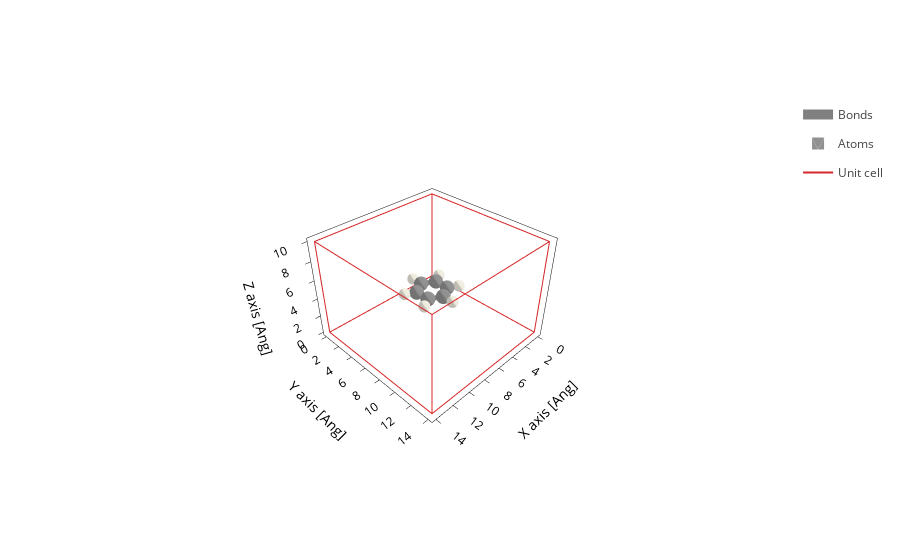

Notebook code for this chart:
### Code cell
molec.plot()

### Figure 1 — Plotly figure (JSON) as saved in the notebook; plotly's stock layout.template omitted (floating-point values rounded to 4 significant figures; data arrays with more than 128 entries replaced by an {"elided": "..."} marker saying what was removed)
{"data": [{"line": {"color": "gray", "width": 10}, "meta": {}, "mode": "lines", "name": "Bonds", "opacity": 1, "type": "scatter3d", "x": {"elided": "252 float values"}, "y": {"elided": "252 float values"}, "z": {"elided": "252 float values"}}, {"alphahull": 0, "color": "#909090", "hovertemplate": "%{meta.position}", "legendgroup": "Atoms", "meta": {"meta": {"Atoms_i": 0}, "position": "(8.23, 7.71, 5.00)"}, "name": "Atoms", "opacity": 1, "showlegend": true, "showscale": false, "type": "mesh3d", "x": {"elided": "225 float values"}, "y": {"elided": "225 float values"}, "z": {"elided": "225 float values"}}, {"alphahull": 0, "color": "#EDEADE", "hovertemplate": "%{meta.position}", "legendgroup": "Atoms", "meta": {"meta": {"Atoms_i": 1}, "position": "(9.20, 8.27, 5.00)"}, "name": "Atoms", "opacity": 1, "showlegend": false, "showscale": false, "type": "mesh3d", "x": {"elided": "225 float values"}, "y": {"elided": "225 float values"}, "z": {"elided": "225 float values"}}, {"alphahull": 0, "color": "#909090", "hovertemplate": "%{meta.position}", "legendgroup": "Atoms", "meta": {"meta": {"Atoms_i": 2}, "position": "(7.00, 8.42, 5.00)"}, "name": "Atoms", "opacity": 1, "showlegend": false, "showscale": false, "type": "mesh3d", "x": {"elided": "225 float values"}, "y": {"elided": "225 float values"}, "z": {"elided": "225 float values"}}, {"alphahull": 0, "color": "#EDEADE", "hovertemplate": "%{meta.position}", "legendgroup": "Atoms", "meta": {"meta": {"Atoms_i": 3}, "position": "(7.00, 9.54, 5.00)"}, "name": "Atoms", "opacity": 1, "showlegend": false, "showscale": false, "type": "mesh3d", "x": {"elided": "225 float values"}, "y": {"elided": "225 float values"}, "z": {"elided": "225 float values"}}, {"alphahull": 0, "color": "#909090", "hovertemplate": "%{meta.position}", "legendgroup": "Atoms", "meta": {"meta": {"Atoms_i": 4}, "position": "(5.77, 7.71, 5.00)"}, "name": "Atoms", "opacity": 1, "showlegend": false, "showscale": false, "type": "mesh3d", "x": {"elided": "225 float values"}, "y": {"elided": "225 float values"}, "z": {"elided": "225 float values"}}, {"alphahull": 0, "color": "#EDEADE", "hovertemplate": "%{meta.position}", "legendgroup": "Atoms", "meta": {"meta": {"Atoms_i": 5}, "position": "(4.80, 8.27, 5.00)"}, "name": "Atoms", "opacity": 1, "showlegend": false, "showscale": false, "type": "mesh3d", "x": {"elided": "225 float values"}, "y": {"elided": "225 float values"}, "z": {"elided": "225 float values"}}, {"alphahull": 0, "color": "#909090", "hovertemplate": "%{meta.position}", "legendgroup": "Atoms", "meta": {"meta": {"Atoms_i": 6}, "position": "(5.77, 6.29, 5.00)"}, "name": "Atoms", "opacity": 1, "showlegend": false, "showscale": false, "type": "mesh3d", "x": {"elided": "225 float values"}, "y": {"elided": "225 float values"}, "z": {"elided": "225 float values"}}, {"alphahull": 0, "color": "#EDEADE", "hovertemplate": "%{meta.position}", "legendgroup": "Atoms", "meta": {"meta": {"Atoms_i": 7}, "position": "(4.80, 5.73, 5.00)"}, "name": "Atoms", "opacity": 1, "showlegend": false, "showscale": false, "type": "mesh3d", "x": {"elided": "225 float values"}, "y": {"elided": "225 float values"}, "z": {"elided": "225 float values"}}, {"alphahull": 0, "color": "#909090", "hovertemplate": "%{meta.position}", "legendgroup": "Atoms", "meta": {"meta": {"Atoms_i": 8}, "position": "(7.00, 5.58, 5.00)"}, "name": "Atoms", "opacity": 1, "showlegend": false, "showscale": false, "type": "mesh3d", "x": {"elided": "225 float values"}, "y": {"elided": "225 float values"}, "z": {"elided": "225 float values"}}, {"alphahull": 0, "color": "#EDEADE", "hovertemplate": "%{meta.position}", "legendgroup": "Atoms", "meta": {"meta": {"Atoms_i": 9}, "position": "(7.00, 4.46, 5.00)"}, "name": "Atoms", "opacity": 1, "showlegend": false, "showscale": false, "type": "mesh3d", "x": {"elided": "225 float values"}, "y": {"elided": "225 float values"}, "z": {"elided": "225 float values"}}, {"alphahull": 0, "color": "#909090", "hovertemplate": "%{meta.position}", "legendgroup": "Atoms", "meta": {"meta": {"Atoms_i": 10}, "position": "(8.23, 6.29, 5.00)"}, "name": "Atoms", "opacity": 1, "showlegend": false, "showscale": false, "type": "mesh3d", "x": {"elided": "225 float values"}, "y": {"elided": "225 float values"}, "z": {"elided": "225 float values"}}, {"alphahull": 0, "color": "#EDEADE", "hovertemplate": "%{meta.position}", "legendgroup": "Atoms", "meta": {"meta": {"Atoms_i": 11}, "position": "(9.20, 5.73, 5.00)"}, "name": "Atoms", "opacity": 1, "showlegend": false, "showscale": false, "type": "mesh3d", "x": {"elided": "225 float values"}, "y": {"elided": "225 float values"}, "z": {"elided": "225 float values"}}, {"meta": {}, "mode": "lines", "name": "Unit cell", "type": "scatter3d", "x": [0.0, 0.0, 14.0, 14.0, 0.0, 0.0, NaN, 0.0, 0.0, 0.0, 14.0, 14.0, 0.0, NaN, 14.0, 14.0, NaN, 14.0, 14.0], "y": [0.0, 14.0, 14.0, 14.0, 14.0, 14.0, NaN, 14.0, 0.0, 0.0, 0.0, 0.0, 0.0, NaN, 14.0, 0.0, NaN, 14.0, 0.0], "z": [0.0, 0.0, 0.0, 10.0, 10.0, 0.0, NaN, 10.0, 10.0, 0.0, 0.0, 10.0, 10.0, NaN, 0.0, 0.0, NaN, 10.0, 10.0]}], "layout": {"autosize": true, "scene": {"aspectmode": "data", "aspectratio": {"x": 1.119, "y": 1.119, "z": 0.7991}, "camera": {"center": {"x": 0, "y": 0, "z": 0}, "eye": {"x": 1.803, "y": 1.803, "z": 1.803}, "projection": {"type": "perspective"}, "up": {"x": 0, "y": 0, "z": 1}}, "xaxis": {"title": {"text": "X axis [Ang]"}, "type": "linear"}, "yaxis": {"title": {"text": "Y axis [Ang]"}, "type": "linear"}, "zaxis": {"title": {"text": "Z axis [Ang]"}, "type": "linear"}}, "xaxis": {"scaleanchor": "y", "scaleratio": 1, "title": {"text": "X axis [Ang]"}}, "yaxis": {"title": {"text": "Y axis [Ang]"}}}}
